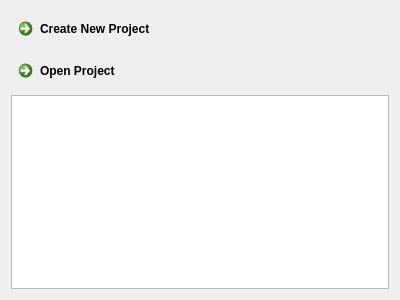
<?xml version="1.0" encoding="UTF-8"?>
<ui version="4.0">
 <class>welcome</class>
 <widget class="QDialog" name="welcome">
  <property name="windowModality">
   <enum>Qt::NonModal</enum>
  </property>
  <property name="geometry">
   <rect>
    <x>0</x>
    <y>0</y>
    <width>400</width>
    <height>300</height>
   </rect>
  </property>
  <property name="windowTitle">
   <string>Word Processor Version Control System - Welcome</string>
  </property>
  <property name="sizeGripEnabled">
   <bool>false</bool>
  </property>
  <property name="modal">
   <bool>false</bool>
  </property>
  <layout class="QGridLayout" name="gridLayout">
   <item row="1" column="0">
    <layout class="QVBoxLayout" name="verticalLayout">
     <item>
      <widget class="QCommandLinkButton" name="lnkNewProject">
       <property name="text">
        <string>Create New Project</string>
       </property>
      </widget>
     </item>
     <item>
      <widget class="QCommandLinkButton" name="lnkOpenProject">
       <property name="text">
        <string>Open Project</string>
       </property>
      </widget>
     </item>
     <item>
      <widget class="QListView" name="lstRecentProjects"/>
     </item>
    </layout>
   </item>
  </layout>
 </widget>
 <resources/>
 <connections/>
</ui>
